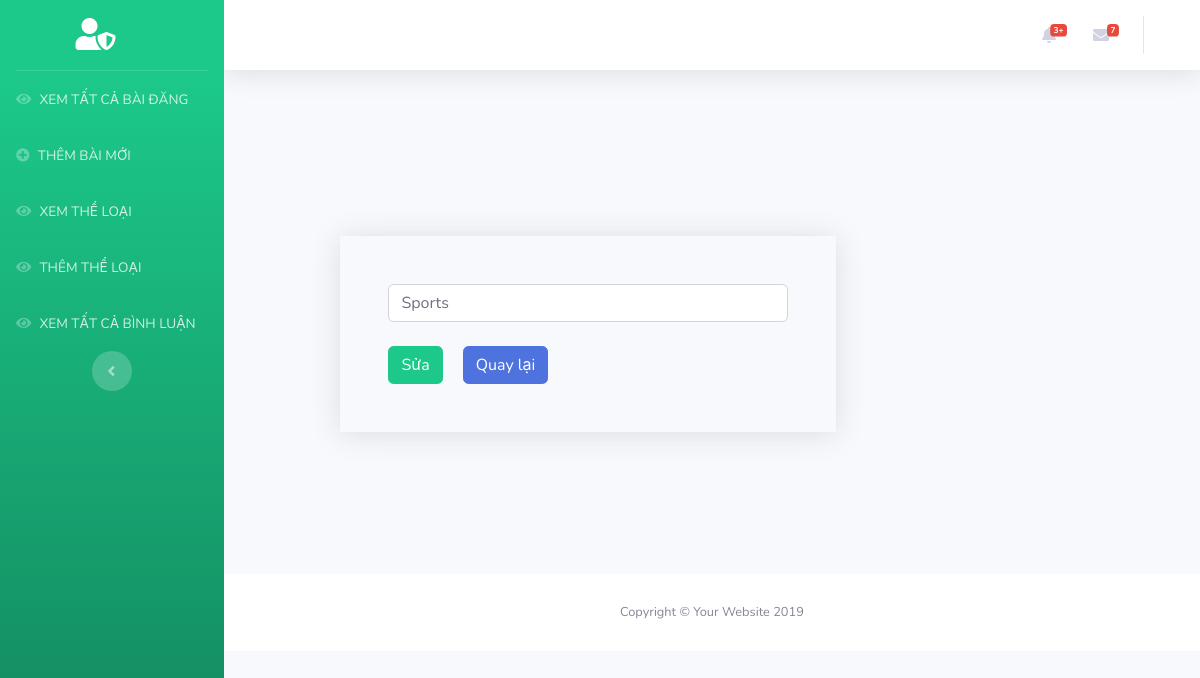
Before: /admin/edit_cat.php?edit_cat=3 with the older database file.
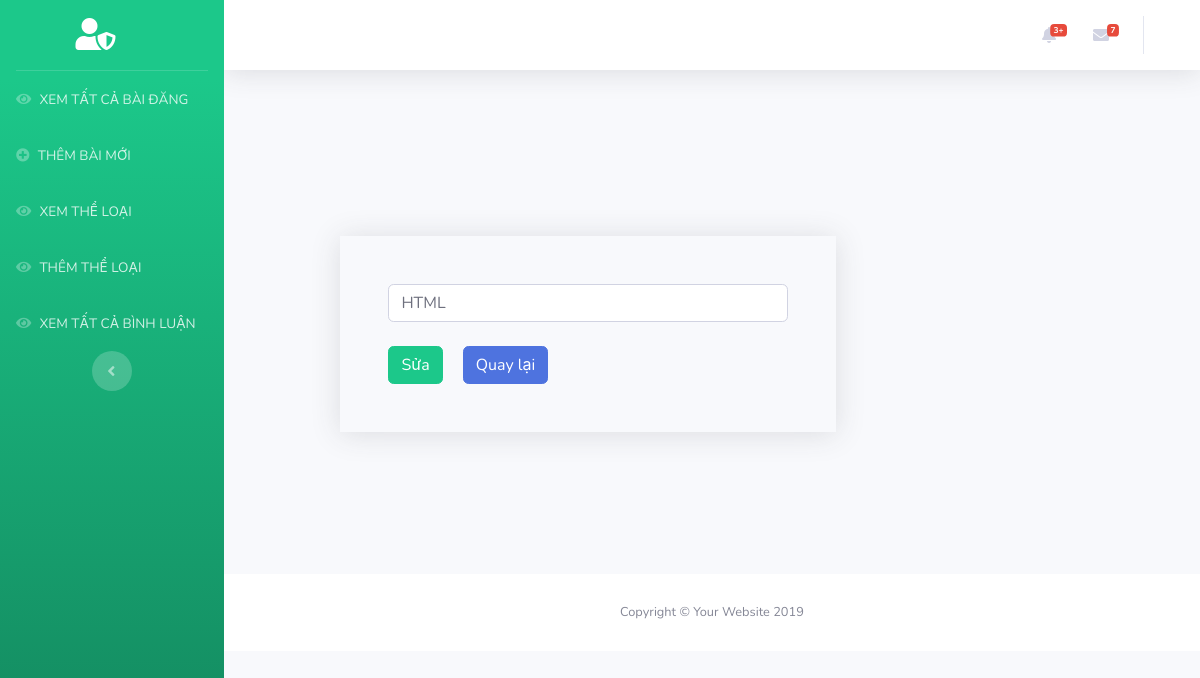
After: the same page with the newer database file.
### tables this page shows
CREATE TABLE `categories` (
  `cat_id` int(10) NOT NULL,
  `cat_title` varchar(50) NOT NULL
);

### admin/edit_cat.php (the view, shortened to what this page needs)
<?php
include_once 'header.php';
include("../connection.php");
if(isset($_GET['edit_cat'])){
	$edit_id = $_GET['edit_cat'];
	$get_cat = "SELECT * from categories where cat_id='$edit_id'";
	$run_cat_new = mysqli_query($con,$get_cat);
	while ($row_cat=mysqli_fetch_array($run_cat_new)){
		$cat_title = $row_cat['cat_title'];
	}
}
?>
<div class="container pl-5">
	<div class="d-flex justify-content-center align-items-center" style="min-height: 60vh;width: 70%">
		<form action="#" method="POST" class="shadow p-5">
			<input type="text" name="new_cat" class="form-control" style="width: 400px;" value="<?php echo $cat_title; ?>">
			<button type="submit" class="btn btn-success mt-4 mr-3" name="update_cat">Sửa</button>
			<button type="button" class="btn btn-primary mt-4" onclick="return window.location.href='category.php'" name="insert_cat">Quay lại</button>
		</form>
	</div>
</div>
<?php include_once 'footer.php'; ?>

Changed rows visible on the page:
changed categories: new_cat "Sports" → "HTML"
